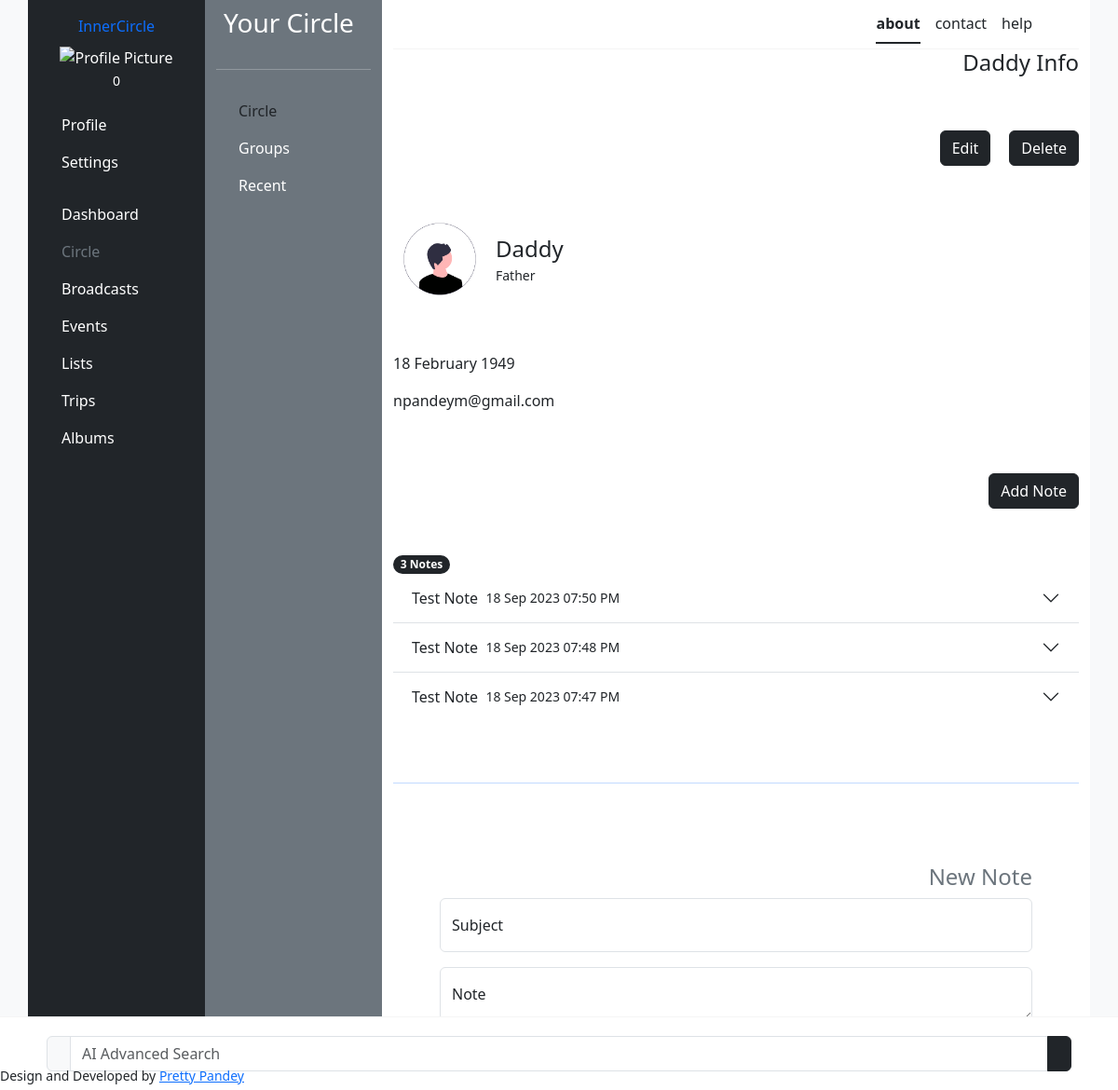
The app's page /member_detail/1/ (signed in), older data.
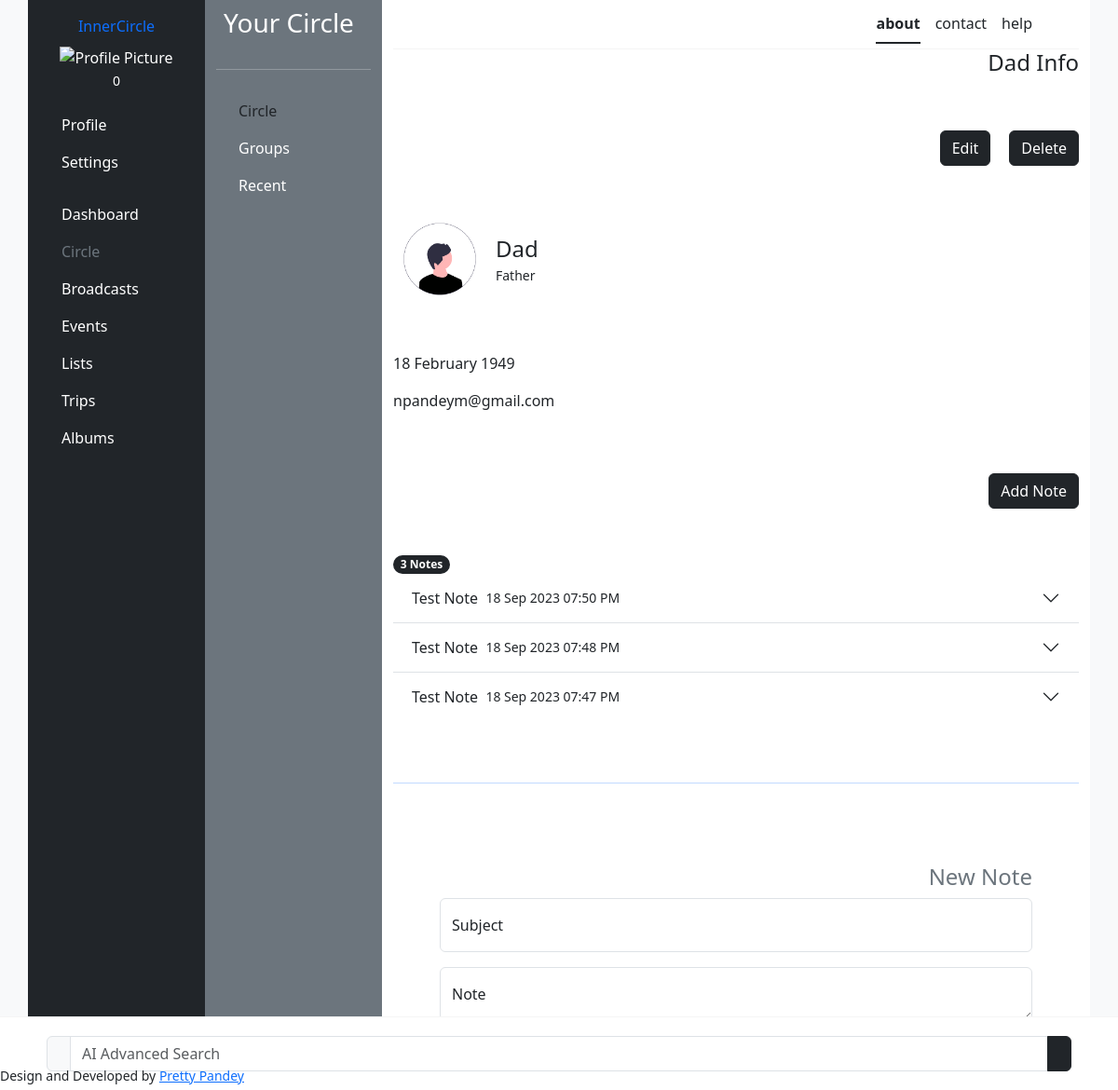
The same page, newer data.
### circle/models.py (models this page shows, shortened)
class Member(models.Model):
    user = models.ForeignKey(User, on_delete=models.CASCADE, related_name='circle_members')
    created = models.DateTimeField(auto_now_add=True)
    updated = models.DateTimeField(auto_now=True)
    name = models.CharField(max_length=255)
    email = models.EmailField()
    image = models.ImageField(upload_to='member_images/', default='')
    relationship = models.CharField(max_length=255)
    date_of_birth = models.DateField(null=True, blank=True)
    class Meta:
        ordering = ['-name']

### circle/views.py (the view, shortened to what this page needs)
# urls.py: path('member_detail/<str:member_id>/', views.member_detail, name='member_detail'),
@login_required(login_url='signIn')
def member_detail(request, member_id):
    template = 'circle/member_detail.html'
    member = Member.objects.get(pk=member_id)
    form = NoteForm()
    context = {
        'member': member,
        'form': form,
    }
    return render(request, template, context)

### circle/forms.py
class NoteForm(forms.ModelForm):
    subject = forms.TextInput()
    members = forms.Textarea()
    class Meta:
        model = Note
        fields = (
            'subject',
            'content',
        )
        widgets = {
            'subject': forms.TextInput(attrs={'class': 'form-control', 'placeholder': 'Subject'}),
            'content': forms.Textarea(attrs={'class': 'form-control', 'placeholder': 'Note'}),
        }

### users/templatetags/cache_bust.py (called while the page is built)
@register.simple_tag(name='cache_bust')
def cache_bust():
    if settings.DEBUG:
        version = uuid.uuid1()
    else:
        version = os.environ.get('PROJECT_VERSION')
        if version is None:
            version = '1'
    return '__v__={version}'.format(version=version)

### templates/circle/member_detail.html (shortened to what this page needs)
{% extends 'base.html' %}
{% load cache_bust %}
{% load static %}
{% load bootstrap_icons %}
{% block css %}<link rel="stylesheet" href="{% static 'scss/circle.scss' %}?{% cache_bust %}">{% endblock %}
{% block content %}
<section class="d-flex flex-column justify-content-between" style="gap: 50px">
    <div class="d-flex justify-content-between align-items-center" >
        <h4 class="text-dark text-end"> {{member.name}} Info</h4>
    </div>
    <div class="d-flex justify-content-end" style="gap: 20px;">
        <a class="btn btn-dark" href="{% url 'edit_member' member.id %}">{% bs_icon 'pen-fill' %} Edit</a>
        <a class="btn btn-dark" href="{% url 'delete_member' member.id %}">{% bs_icon 'trash3-fill' %} Delete</a>
    </div>
    <div class="d-flex align-items-center" style="gap: 10px">
        <img src="{{ member.image.url }}" alt="Member Image" style="width: 100px; height: 100px; object-fit: cover; border-radius: 50%;">
        <div>
            <span style="font-size:1.5em;">{{ member.name }}</span><br>
            <span><small>{{ member.relationship }}</small></span>
        </div>
    </div>
    <div>
        <p>{% bs_icon 'balloon' %} {{ member.date_of_birth|date:"d F Y" }}</p>
        <p>{% bs_icon 'envelope-at' %} {{ member.email }}</p>
    </div>
    <div class="d-flex justify-content-end">
        <a href="" class="btn btn-dark">Add Note</a>
    </div>
    <div>
        <span class="badge bg-dark rounded-pill">{{ member.member_notes.count }} Notes</span>
        {% if member.member_notes.all %}
        <div class="accordion accordion-flush">
            {% for note in member.member_notes.all %}
            <div class="accordion-item">
                <h2 class="accordion-header">
                  <button class="accordion-button collapsed" type="button" data-bs-toggle="collapse" data-bs-target="#flush-collapse{{ note.id }}" aria-expanded="false" aria-controls="flush-collapseOne">
                    {{ note.subject }}&nbsp;&nbsp;<small>{{ note.created|date:"d M Y"}}  {{note.created|time:"h:i A"}}</small>
                  </button>
                </h2>
              </div>
            {% endfor %}
        </div>
        {% else %}
        <p>You current have no notes about {{ member.name }}</p>
        {% endif %}
    </div>
    <hr class="text-primary">
    <div id="addNote">
        <form class="form" action="{% url 'member_detail' member.id %}" method="POST" enctype="multipart/form-data">
            <h4 class="text-secondary text-end"> New Note</h4>
            <div class="form-floating mb-3">
                {{ form.subject }}
                <label for="subject">Subject</label>
            </div>
            <div class="form-floating mb-3">
                {{ form.content }}
                <label for="content">Note</label>
            </div>
            <button type="submit" class="btn btn-dark">Add Note</button>
        </form>
    </div>
</section>
{% endblock %}

Row changes from the older to the newer data that the page shows:
changed Member "npandeym@gmail.com": name "Daddy" → "Dad"
